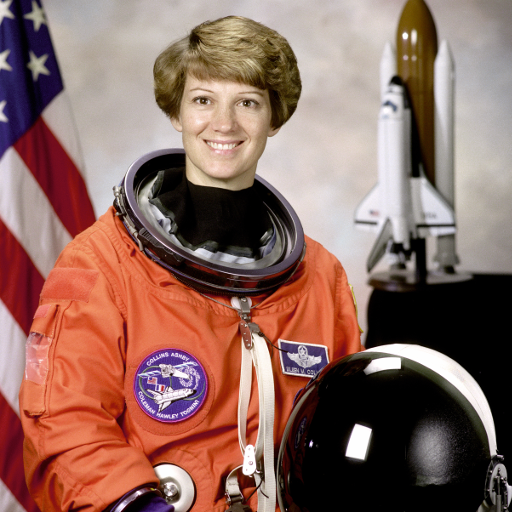
#> input picture dataset/original/astronaut.png, 512 x 512 px
$ python -i dwt_watermark.py   (imports and definitions only)
#> lines starting #> are read from the running program, lines starting #| are printed output that depends on the picture; after the words box and inside, x2 and y2 are one past the last pixel; in counts of white or black regions, pixels touching at a corner belong together
#> further down, picture is the input picture: shape (512, 512, 3); mean B, G, R 96.5, 105.8, 141.6
"""
Invisible Image Watermarking berbasis DWT (Haar) + QIM.

Alur:
  Citra -> kanal Y -> DWT 2 level -> sub-band detail level-2 (HL2 & LH2)
  -> bit watermark disisipkan dengan Quantization Index Modulation (QIM)
  -> tiap bit diulang (redundansi) pada posisi acak (kunci rahasia)
  -> IDWT -> citra ber-watermark.
Ekstraksi bersifat BLIND (tidak butuh citra asli), memakai soft-voting.
"""
import numpy as np
import cv2

try:
    import pywt
    _HAS_PYWT = True
except ImportError:  # fallback Haar murni NumPy
    _HAS_PYWT = False


# --------------------------------------------------------------------------
# Haar DWT (fallback) -- konvensi sama dengan pywt: cA, (cH, cV, cD)
# cH = detail horizontal (HL di README), cV = detail vertikal (LH di README)
# --------------------------------------------------------------------------
# [19 lines left out: functions _haar_dwt2, _haar_idwt2, not called in this run]


def dwt2(x):
    return pywt.dwt2(x, "haar") if _HAS_PYWT else _haar_dwt2(x)


def idwt2(c):
    return pywt.idwt2(c, "haar") if _HAS_PYWT else _haar_idwt2(c)


# --------------------------------------------------------------------------
# QIM
# --------------------------------------------------------------------------
def _qim_embed(coef, bits, delta):
    off = bits * (delta / 2.0)
    return delta * np.round((coef - off) / delta) + off


# [7 lines left out: function _qim_score, not called in this run]


def _positions(n_total, n_use, key):
    rng = np.random.RandomState(key)
    return rng.permutation(n_total)[:n_use]


# [4 lines left out: function _decompose, not called in this run]


# --------------------------------------------------------------------------
# Antarmuka publik
# --------------------------------------------------------------------------
def prepare_watermark(wm_img, size=32):
    """Citra/logo -> vektor bit 0/1 (size*size)."""
#> called with size = 32
    if wm_img.ndim == 3:
        wm_img = cv2.cvtColor(wm_img, cv2.COLOR_BGR2GRAY)
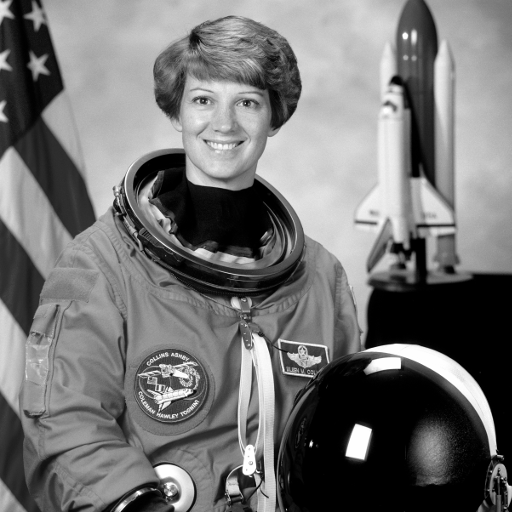
#> wm_img: shape (512, 512); min 0, max 255, mean 115.4
    wm_img = cv2.resize(wm_img, (size, size), interpolation=cv2.INTER_AREA)
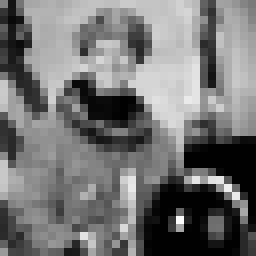
#> wm_img: shape (32, 32) (shown 8 times larger); min 0, max 253, mean 115.4
    _, binary = cv2.threshold(wm_img, 127, 1, cv2.THRESH_BINARY)
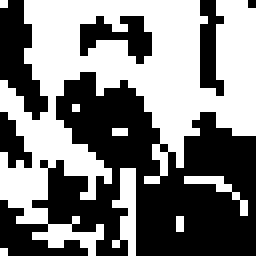
#> binary: shape (32, 32) (shown 8 times larger); values 0 (black) and 1 (white), 49.2% white; 8 white regions (6 under 20 px), largest, box (x1, y1, x2, y2) and area: (0, 0, 32, 32) 466, (14, 21, 17, 32) 21
    return binary.astype(np.uint8).flatten()


def bits_to_image(bits, size=32):
    return (bits.reshape(size, size) * 255).astype(np.uint8)


# [50 lines left out: functions embed, extract, not called in this run]

>>> import cv2
>>> picture = cv2.imread('../dataset/original/astronaut.png')
>>> result = prepare_watermark(picture)
#> result = 1024 values, max 1 at index 0, min 0 at index 1, mean 0.492

$ run again, on dataset/original/chelsea.png
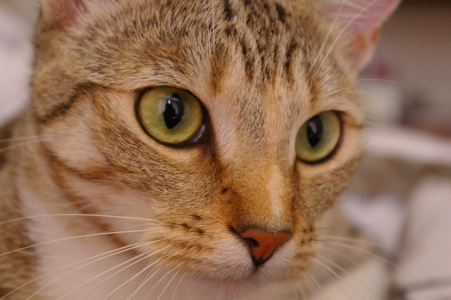
#> input picture dataset/original/chelsea.png, 451 x 300 px
#> picture is the input picture: shape (300, 451, 3); mean B, G, R 86.8, 111.4, 147.7
#> in prepare_watermark, `wm_img = cv2.cvtColor(wm_img, cv2.COLOR_BGR2GRAY)`:
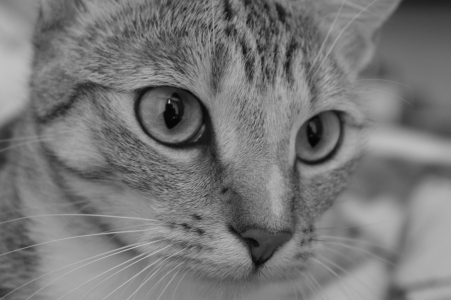
#> wm_img: shape (300, 451); min 4, max 194, mean 119.5
#> in prepare_watermark, `_, binary = cv2.threshold(wm_img, 127, 1, cv2.THRESH_BINARY)`:
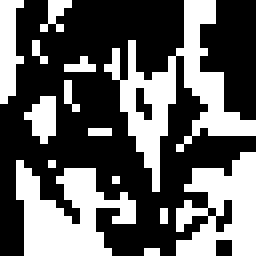
#> binary: shape (32, 32) (shown 8 times larger); values 0 (black) and 1 (white), 38.5% white; 14 white regions (10 under 20 px), largest, box (x1, y1, x2, y2) and area: (13, 0, 32, 24) 133, (2, 20, 17, 32) 103, (22, 19, 32, 32) 86, (0, 0, 3, 13) 27
#> result = 1024 values, max 1 at index 0, min 0 at index 3, mean 0.385
